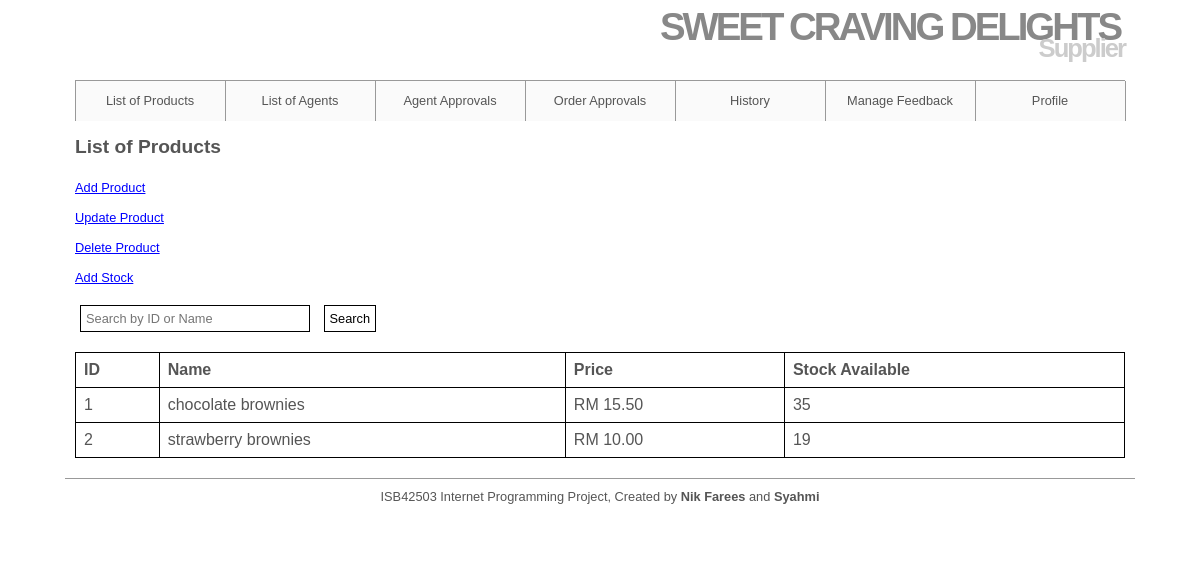
/Supplier/ProductList.php (signed in), run on the app's committed database.
### tables this page shows
CREATE TABLE `products` (
  `product_id` mediumint(8) UNSIGNED NOT NULL,
  `supplier_id` mediumint(8) UNSIGNED NOT NULL,
  `productName` varchar(50) NOT NULL,
  `productPrice` decimal(4,2) NOT NULL,
  `productQuantity` int(10) UNSIGNED NOT NULL
);

### Supplier/ProductList.php (the view, shortened to what this page needs)
<html>
<head>
</head>
<body>
    <?php
    global $dbc;
    $supplier_id = $_SESSION['supplier_id'];
    $searchQuery = "";
    $searchCondition = "";
    $query = "SELECT * FROM products WHERE supplier_id = '$supplier_id' " .
        $searchCondition;
    $result = @mysqli_query($dbc, $query);
    $num = @mysqli_num_rows($result);
    echo '<br><h2>List of Products<br /><br /></h2>
 <a href="AddProduct.php" style="color: blue; text-decoration: underline;">Add
Product</a><br />';
    if ($num > 0) {
        echo '<br><a href="UpdateProduct.php" style="color: blue; text-decoration:
underline;">Update Product</a><br />
 <br><a href="DeleteProduct.php" style="color: blue; text-decoration:
underline;">Delete Product</a><br />
 <br><a href="AddStock.php" style="color: blue; text-decoration: underline;">Add
Stock</a>
 <br /><br />
 <form method="GET" action="ProductList.php">
 <input type="text" name="search" placeholder="Search by ID or Name" value="' .
            $searchQuery . '" style="width: 230px;">
 <input type="submit" value="Search">
 </form> <br/>
 <table border="1" width="100%">
 <tr>
 <td> <b>ID</b> </td>
 <td> <b>Name</b> </td>
 <td> <b>Price</b> </td>
 <td> <b>Stock Available</b> </td>
 </tr>';
        while ($row = @mysqli_fetch_array($result, MYSQLI_ASSOC)) {
            echo '<tr>'
                . '<td>' . $row['product_id'] . '</td>'
                . '<td>' . $row['productName'] . '</td>'
                . '<td>RM ' . $row['productPrice'] . '</td>'
                . '<td>' . $row['productQuantity'] . '</td>';
            echo '</tr>';
        }
        echo '</table>';
    } else {
        echo '<p class="error"><br>Registered product not found.</p>';
    }
    ?>
</body>
</html>

### includes/hmmSupplier.css (style rules this page uses)
* { border: 0; margin: 0; padding: 0; }
a { color: #777; text-decoration: none; }
body { background: #ffffff; color: #555; font: 0.8em Arial, Helvetica, "bitstream vera sans", sans-serif; }
#header { border-bottom: 1px solid #999; height: 80px; margin: 0 auto; width: 1050px; }
#header h1 { color: #888; font-size: 300%; letter-spacing: -3px; text-align: right; padding: 5px; margin-bottom: -20px; }
#header h2 { color: #CCC; font-size: 200%; letter-spacing: -2px; text-align: right; }
#navigation { background: #fafafa; border-right: 1px solid #999; margin: 0 auto; width: 1050px; height: 40px; list-style: none; }
#navigation li { border-left: 1px solid #999; float: left; width: 149px; list-style: none; }
#navigation a { color: #555; display: block; line-height: 40px; text-align: center; }
#content { height: auto; margin: 0 auto; padding: 0 0 20px; width: 1050px; }
table { border-collapse: collapse; width: 100%; }
th, td { border: 1px solid #000; padding: 8px; text-align: left; }
#footer { border-top: 1px solid #999; height: 50px; margin: 0 auto; padding: 10px; text-align: center; width: 1050px; }
input, select, .input { padding: 5px; margin: 5px; font-size: 1em; background: #FFFFFF; border: 1px solid #000; }

### data on the page
products: product_id "1", productName "chocolate brownies", productPrice "15.50", productQuantity "35"
products: product_id "2", productName "strawberry brownies", productPrice "10.00", productQuantity "19"
